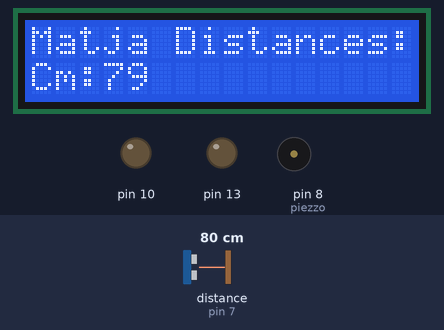
Simulated run of this sketch. Board: Arduino Uno, built with avr-gcc and run on an emulated ATmega328P. On the bench: 16×2 character LCD, output pins drawn as LEDs (lit = HIGH), buzzer (waves = sounding). Wiring (inferred from the names in the program): ultrasonic range finder: trigger pin 6; echo pin 7. The inputs (shaded band) are chosen by the test bench; at power-on: distance to the obstacle (sensor on pin 7) 80 cm. The echo pulse lasts 58.3 µs per cm; pins used as bus, display or sensor lines are not drawn.

Above: at 1.2 s.
1.3 s: distance to the obstacle (sensor on pin 7) set to 13 cm
At 2.3 s:
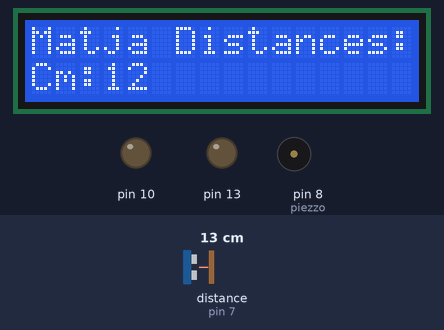
2.8 s: distance to the obstacle (sensor on pin 7) set to 10 cm
At 2.81 s:
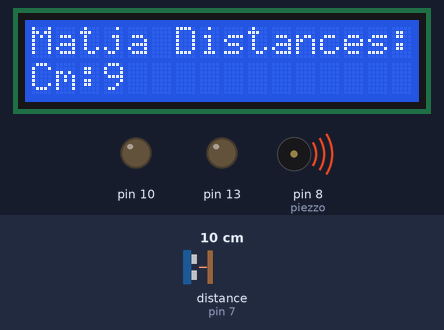
4.3 s: distance to the obstacle (sensor on pin 7) set to 4 cm
At 5.0 s:
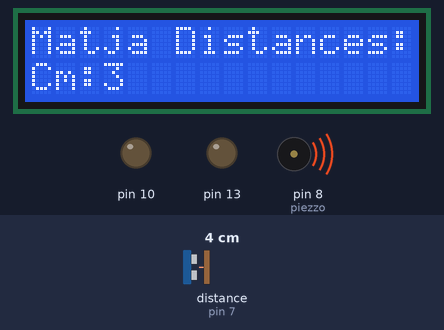
Timing chart, 0 to 7.3 s (numbered marks = the images above; inputs shaded):
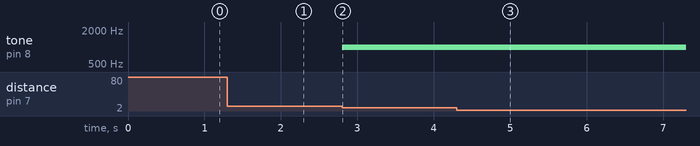

The sketch:

TempSenzorLCDisplay.ino
```cpp
//thirrja e libraris se lcd display
#include <LiquidCrystal.h>
//definimi i variablave
int pinTemp=A0;
int piezzo=8;
int trigPin = 6;    //Trig - green Jumper
int echoPin = 7;    //Echo - yellow Jumper
long duration, cm, inches;
const int rs = 12, en = 11, d4 = 5, d5 = 4, d6 = 3, d7 = 2;
LiquidCrystal lcd(rs, en, d4, d5, d6, d7);

//definimi i inputeve dhe outputeve mbrenda arduinos
void setup() {
  // definimin e kolave dhe rreshtave mbrenda lcd display
  lcd.begin(16, 2);
  // Printimi i mesazhit te par mbrenda lcd display
lcd.print("Matja Distances:");

  Serial.begin(9600);
  pinMode(13, OUTPUT);
  pinMode(10, OUTPUT);
  pinMode(trigPin, OUTPUT);
  pinMode(echoPin, INPUT);
}

void loop() {//eshte unaza loop ne te cilen kryhen funksione te ndryshme
  digitalWrite(trigPin, LOW);
  delayMicroseconds(5);
  digitalWrite(trigPin, HIGH);
  delayMicroseconds(10);
  digitalWrite(trigPin, LOW);
  pinMode(echoPin, INPUT);
  duration = pulseIn(echoPin, HIGH);
  cm = (duration/2) / 29.1;
  inches = (duration/2) / 74;


//funksioni if
if(cm<=10){
    tone(piezzo, 1000, 200);
    }


  lcd.setCursor(0, 1);
  lcd.print("Cm:");
  lcd.print(cm);
  lcd.print("                              ");


}
```

Measured:
- the behaviour switches between 12 and 11 cm on distance to the obstacle (sensor on pin 7) (found by bisection; images 1 and 2)
- after the input at 1.3 s, the display: changes at once (image 1)
- after the input at 2.8 s, tone on pin 8 (piezzo): silent → 1000 Hz at once; the display: changes at once (image 2)
- after the input at 4.3 s, the display: first differs from a run without the input at once (image 3)
